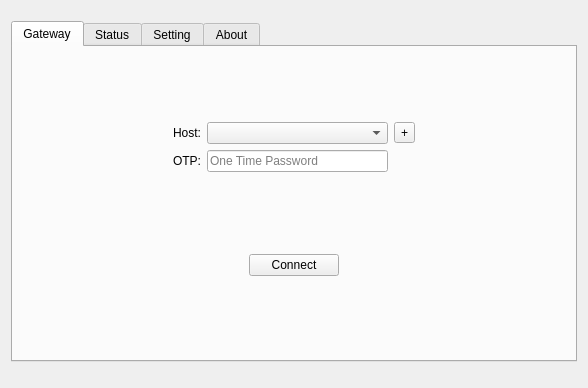
<?xml version="1.0" encoding="UTF-8"?>
<ui version="4.0">
 <class>AnyLink</class>
 <widget class="QWidget" name="AnyLink">
  <property name="geometry">
   <rect>
    <x>0</x>
    <y>0</y>
    <width>588</width>
    <height>388</height>
   </rect>
  </property>
  <property name="sizePolicy">
   <sizepolicy hsizetype="Preferred" vsizetype="Preferred">
    <horstretch>0</horstretch>
    <verstretch>0</verstretch>
   </sizepolicy>
  </property>
  <property name="windowTitle">
   <string/>
  </property>
  <layout class="QVBoxLayout" name="verticalLayout_5">
   <property name="topMargin">
    <number>6</number>
   </property>
   <property name="bottomMargin">
    <number>6</number>
   </property>
   <item>
    <spacer name="topSpacer">
     <property name="orientation">
      <enum>Qt::Vertical</enum>
     </property>
     <property name="sizeType">
      <enum>QSizePolicy::Fixed</enum>
     </property>
     <property name="sizeHint" stdset="0">
      <size>
       <width>20</width>
       <height>15</height>
      </size>
     </property>
    </spacer>
   </item>
   <item>
    <widget class="QTabWidget" name="tabWidget">
     <property name="tabShape">
      <enum>QTabWidget::Rounded</enum>
     </property>
     <property name="currentIndex">
      <number>0</number>
     </property>
     <property name="documentMode">
      <bool>false</bool>
     </property>
     <widget class="QWidget" name="tabGateway">
      <attribute name="title">
       <string>Gateway</string>
      </attribute>
      <layout class="QGridLayout" name="gridLayout">
       <item row="0" column="0" rowspan="2">
        <spacer name="verticalSpacer_3">
         <property name="orientation">
          <enum>Qt::Vertical</enum>
         </property>
         <property name="sizeHint" stdset="0">
          <size>
           <width>20</width>
           <height>40</height>
          </size>
         </property>
        </spacer>
       </item>
       <item row="0" column="1" colspan="2">
        <spacer name="horizontalSpacer_14">
         <property name="orientation">
          <enum>Qt::Horizontal</enum>
         </property>
         <property name="sizeHint" stdset="0">
          <size>
           <width>74</width>
           <height>20</height>
          </size>
         </property>
        </spacer>
       </item>
       <item row="0" column="3">
        <widget class="Loading" name="progressBar" native="true">
         <property name="minimumSize">
          <size>
           <width>90</width>
           <height>60</height>
          </size>
         </property>
        </widget>
       </item>
       <item row="0" column="4" colspan="2">
        <spacer name="horizontalSpacer_15">
         <property name="orientation">
          <enum>Qt::Horizontal</enum>
         </property>
         <property name="sizeHint" stdset="0">
          <size>
           <width>74</width>
           <height>20</height>
          </size>
         </property>
        </spacer>
       </item>
       <item row="0" column="6" rowspan="2">
        <spacer name="verticalSpacer_10">
         <property name="orientation">
          <enum>Qt::Vertical</enum>
         </property>
         <property name="sizeHint" stdset="0">
          <size>
           <width>20</width>
           <height>40</height>
          </size>
         </property>
        </spacer>
       </item>
       <item row="1" column="2" rowspan="2" colspan="3">
        <layout class="QHBoxLayout" name="horizontalLayout">
         <item>
          <layout class="QGridLayout" name="gridLayout_2">
           <item row="0" column="1">
            <widget class="QToolButton" name="buttonProfile">
             <property name="text">
              <string>+</string>
             </property>
            </widget>
           </item>
           <item row="1" column="1">
            <spacer name="verticalSpacer_2">
             <property name="orientation">
              <enum>Qt::Vertical</enum>
             </property>
             <property name="sizeHint" stdset="0">
              <size>
               <width>20</width>
               <height>18</height>
              </size>
             </property>
            </spacer>
           </item>
           <item row="0" column="0" rowspan="2">
            <layout class="QFormLayout" name="formLayout">
             <item row="0" column="0">
              <widget class="QLabel" name="label_2">
               <property name="text">
                <string>Host:</string>
               </property>
              </widget>
             </item>
             <item row="0" column="1">
              <widget class="QComboBox" name="comboBoxHost">
               <property name="minimumSize">
                <size>
                 <width>150</width>
                 <height>0</height>
                </size>
               </property>
               <property name="frame">
                <bool>true</bool>
               </property>
              </widget>
             </item>
             <item row="1" column="0">
              <widget class="QLabel" name="label">
               <property name="text">
                <string>OTP:</string>
               </property>
              </widget>
             </item>
             <item row="1" column="1">
              <widget class="QLineEdit" name="lineEditOTP">
               <property name="frame">
                <bool>true</bool>
               </property>
               <property name="echoMode">
                <enum>QLineEdit::Password</enum>
               </property>
               <property name="placeholderText">
                <string>One Time Password</string>
               </property>
              </widget>
             </item>
            </layout>
           </item>
          </layout>
         </item>
        </layout>
       </item>
       <item row="2" column="0" colspan="2">
        <spacer name="horizontalSpacer_3">
         <property name="orientation">
          <enum>Qt::Horizontal</enum>
         </property>
         <property name="sizeHint" stdset="0">
          <size>
           <width>74</width>
           <height>20</height>
          </size>
         </property>
        </spacer>
       </item>
       <item row="2" column="5" colspan="2">
        <spacer name="horizontalSpacer_5">
         <property name="orientation">
          <enum>Qt::Horizontal</enum>
         </property>
         <property name="sizeHint" stdset="0">
          <size>
           <width>74</width>
           <height>20</height>
          </size>
         </property>
        </spacer>
       </item>
       <item row="3" column="3">
        <spacer name="verticalSpacer">
         <property name="orientation">
          <enum>Qt::Vertical</enum>
         </property>
         <property name="sizeHint" stdset="0">
          <size>
           <width>20</width>
           <height>23</height>
          </size>
         </property>
        </spacer>
       </item>
       <item row="4" column="0" colspan="3">
        <spacer name="horizontalSpacer">
         <property name="orientation">
          <enum>Qt::Horizontal</enum>
         </property>
         <property name="sizeHint" stdset="0">
          <size>
           <width>157</width>
           <height>17</height>
          </size>
         </property>
        </spacer>
       </item>
       <item row="4" column="3">
        <widget class="QPushButton" name="buttonConnect">
         <property name="text">
          <string>Connect</string>
         </property>
        </widget>
       </item>
       <item row="4" column="4" colspan="3">
        <spacer name="horizontalSpacer_2">
         <property name="orientation">
          <enum>Qt::Horizontal</enum>
         </property>
         <property name="sizeHint" stdset="0">
          <size>
           <width>157</width>
           <height>17</height>
          </size>
         </property>
        </spacer>
       </item>
       <item row="5" column="3">
        <spacer name="verticalSpacer_4">
         <property name="orientation">
          <enum>Qt::Vertical</enum>
         </property>
         <property name="sizeHint" stdset="0">
          <size>
           <width>20</width>
           <height>39</height>
          </size>
         </property>
        </spacer>
       </item>
      </layout>
     </widget>
     <widget class="QWidget" name="tabStatus">
      <attribute name="title">
       <string>Status</string>
      </attribute>
      <layout class="QGridLayout" name="gridLayout_3">
       <item row="0" column="0" colspan="3">
        <layout class="QHBoxLayout" name="horizontalLayout_5">
         <item>
          <layout class="QVBoxLayout" name="verticalLayout_2">
           <item>
            <widget class="QLabel" name="label_3">
             <property name="text">
              <string>Channel Type:</string>
             </property>
            </widget>
           </item>
           <item>
            <widget class="QLabel" name="label_8">
             <property name="text">
              <string>TLS CipherSuite:</string>
             </property>
            </widget>
           </item>
           <item>
            <widget class="QLabel" name="label_9">
             <property name="text">
              <string>DTLS CipherSuite:</string>
             </property>
            </widget>
           </item>
           <item>
            <widget class="QLabel" name="label_17">
             <property name="text">
              <string>DTLS Port:</string>
             </property>
            </widget>
           </item>
           <item>
            <widget class="QLabel" name="label_4">
             <property name="text">
              <string>Server Address:</string>
             </property>
            </widget>
           </item>
           <item>
            <widget class="QLabel" name="label_6">
             <property name="text">
              <string>Local Address:</string>
             </property>
            </widget>
           </item>
           <item>
            <widget class="QLabel" name="label_5">
             <property name="text">
              <string>VPN Address:</string>
             </property>
            </widget>
           </item>
           <item>
            <widget class="QLabel" name="label_7">
             <property name="text">
              <string>MTU:</string>
             </property>
            </widget>
           </item>
           <item>
            <widget class="QLabel" name="label_10">
             <property name="text">
              <string>DNS:</string>
             </property>
            </widget>
           </item>
          </layout>
         </item>
         <item>
          <layout class="QVBoxLayout" name="verticalLayout_3">
           <item>
            <widget class="QLabel" name="labelChannelType">
             <property name="text">
              <string notr="true"/>
             </property>
             <property name="alignment">
              <set>Qt::AlignRight|Qt::AlignTrailing|Qt::AlignVCenter</set>
             </property>
             <property name="textInteractionFlags">
              <set>Qt::LinksAccessibleByMouse|Qt::TextSelectableByMouse</set>
             </property>
            </widget>
           </item>
           <item>
            <widget class="QLabel" name="labelTlsCipherSuite">
             <property name="text">
              <string notr="true"/>
             </property>
             <property name="alignment">
              <set>Qt::AlignRight|Qt::AlignTrailing|Qt::AlignVCenter</set>
             </property>
             <property name="textInteractionFlags">
              <set>Qt::LinksAccessibleByMouse|Qt::TextSelectableByMouse</set>
             </property>
            </widget>
           </item>
           <item>
            <widget class="QLabel" name="labelDtlsCipherSuite">
             <property name="text">
              <string notr="true"/>
             </property>
             <property name="alignment">
              <set>Qt::AlignRight|Qt::AlignTrailing|Qt::AlignVCenter</set>
             </property>
             <property name="textInteractionFlags">
              <set>Qt::LinksAccessibleByMouse|Qt::TextSelectableByMouse</set>
             </property>
            </widget>
           </item>
           <item>
            <widget class="QLabel" name="labelDTLSPort">
             <property name="text">
              <string notr="true"/>
             </property>
             <property name="alignment">
              <set>Qt::AlignRight|Qt::AlignTrailing|Qt::AlignVCenter</set>
             </property>
             <property name="textInteractionFlags">
              <set>Qt::LinksAccessibleByMouse|Qt::TextSelectableByMouse</set>
             </property>
            </widget>
           </item>
           <item>
            <widget class="QLabel" name="labelServerAddress">
             <property name="text">
              <string notr="true"/>
             </property>
             <property name="alignment">
              <set>Qt::AlignRight|Qt::AlignTrailing|Qt::AlignVCenter</set>
             </property>
             <property name="textInteractionFlags">
              <set>Qt::LinksAccessibleByMouse|Qt::TextSelectableByMouse</set>
             </property>
            </widget>
           </item>
           <item>
            <widget class="QLabel" name="labelLocalAddress">
             <property name="text">
              <string notr="true"/>
             </property>
             <property name="alignment">
              <set>Qt::AlignRight|Qt::AlignTrailing|Qt::AlignVCenter</set>
             </property>
             <property name="textInteractionFlags">
              <set>Qt::LinksAccessibleByMouse|Qt::TextSelectableByMouse</set>
             </property>
            </widget>
           </item>
           <item>
            <widget class="QLabel" name="labelVPNAddress">
             <property name="text">
              <string notr="true"/>
             </property>
             <property name="alignment">
              <set>Qt::AlignRight|Qt::AlignTrailing|Qt::AlignVCenter</set>
             </property>
             <property name="textInteractionFlags">
              <set>Qt::LinksAccessibleByMouse|Qt::TextSelectableByMouse</set>
             </property>
            </widget>
           </item>
           <item>
            <widget class="QLabel" name="labelMTU">
             <property name="text">
              <string notr="true"/>
             </property>
             <property name="alignment">
              <set>Qt::AlignRight|Qt::AlignTrailing|Qt::AlignVCenter</set>
             </property>
             <property name="textInteractionFlags">
              <set>Qt::LinksAccessibleByMouse|Qt::TextSelectableByMouse</set>
             </property>
            </widget>
           </item>
           <item>
            <widget class="QLabel" name="labelDNS">
             <property name="text">
              <string notr="true"/>
             </property>
             <property name="alignment">
              <set>Qt::AlignRight|Qt::AlignTrailing|Qt::AlignVCenter</set>
             </property>
             <property name="textInteractionFlags">
              <set>Qt::LinksAccessibleByMouse|Qt::TextSelectableByMouse</set>
             </property>
            </widget>
           </item>
          </layout>
         </item>
        </layout>
       </item>
       <item row="1" column="1">
        <spacer name="verticalSpacer_5">
         <property name="orientation">
          <enum>Qt::Vertical</enum>
         </property>
         <property name="sizeHint" stdset="0">
          <size>
           <width>20</width>
           <height>5</height>
          </size>
         </property>
        </spacer>
       </item>
       <item row="2" column="0">
        <spacer name="horizontalSpacer_6">
         <property name="orientation">
          <enum>Qt::Horizontal</enum>
         </property>
         <property name="sizeHint" stdset="0">
          <size>
           <width>139</width>
           <height>20</height>
          </size>
         </property>
        </spacer>
       </item>
       <item row="2" column="1">
        <widget class="QPushButton" name="buttonDetails">
         <property name="enabled">
          <bool>false</bool>
         </property>
         <property name="text">
          <string>Details</string>
         </property>
        </widget>
       </item>
       <item row="2" column="2">
        <spacer name="horizontalSpacer_7">
         <property name="orientation">
          <enum>Qt::Horizontal</enum>
         </property>
         <property name="sizeHint" stdset="0">
          <size>
           <width>138</width>
           <height>20</height>
          </size>
         </property>
        </spacer>
       </item>
      </layout>
     </widget>
     <widget class="QWidget" name="tabSetting">
      <attribute name="title">
       <string>Setting</string>
      </attribute>
      <layout class="QGridLayout" name="gridLayout_4">
       <item row="3" column="0">
        <spacer name="verticalSpacer_9">
         <property name="orientation">
          <enum>Qt::Vertical</enum>
         </property>
         <property name="sizeHint" stdset="0">
          <size>
           <width>20</width>
           <height>125</height>
          </size>
         </property>
        </spacer>
       </item>
       <item row="0" column="0">
        <layout class="QVBoxLayout" name="verticalLayout_4">
         <item>
          <widget class="QCheckBox" name="checkBoxAutoLogin">
           <property name="text">
            <string>Connect to the last used VPN when AnyLink is started</string>
           </property>
          </widget>
         </item>
         <item>
          <widget class="QCheckBox" name="checkBoxMinimize">
           <property name="text">
            <string>Minimize AnyLink on VPN connect</string>
           </property>
          </widget>
         </item>
         <item>
          <widget class="QCheckBox" name="checkBoxBlock">
           <property name="text">
            <string>Block connections to untrusted servers</string>
           </property>
          </widget>
         </item>
         <item>
          <widget class="QCheckBox" name="checkBoxDebug">
           <property name="text">
            <string>Enable Debug logging</string>
           </property>
          </widget>
         </item>
         <item>
          <widget class="QCheckBox" name="checkBoxCiscoCompat">
           <property name="text">
            <string>Cisco Protocol Compatibility</string>
           </property>
          </widget>
         </item>
         <item>
          <widget class="QCheckBox" name="checkBoxDtls">
           <property name="text">
            <string>Disable creation of DTLS channel</string>
           </property>
          </widget>
         </item>
         <item>
          <widget class="QCheckBox" name="checkBoxLang">
           <property name="text">
            <string>Use local language for the UI</string>
           </property>
          </widget>
         </item>
        </layout>
       </item>
       <item row="0" column="1">
        <spacer name="horizontalSpacer_8">
         <property name="orientation">
          <enum>Qt::Horizontal</enum>
         </property>
         <property name="sizeHint" stdset="0">
          <size>
           <width>254</width>
           <height>20</height>
          </size>
         </property>
        </spacer>
       </item>
      </layout>
     </widget>
     <widget class="QWidget" name="tabAbout">
      <attribute name="title">
       <string>About</string>
      </attribute>
      <layout class="QGridLayout" name="gridLayout_5">
       <item row="0" column="0">
        <spacer name="horizontalSpacer_12">
         <property name="orientation">
          <enum>Qt::Horizontal</enum>
         </property>
         <property name="sizeHint" stdset="0">
          <size>
           <width>64</width>
           <height>20</height>
          </size>
         </property>
        </spacer>
       </item>
       <item row="0" column="1">
        <layout class="QVBoxLayout" name="verticalLayout">
         <item>
          <layout class="QHBoxLayout" name="horizontalLayout_3">
           <item>
            <spacer name="horizontalSpacer_4">
             <property name="orientation">
              <enum>Qt::Horizontal</enum>
             </property>
             <property name="sizeHint" stdset="0">
              <size>
               <width>48</width>
               <height>20</height>
              </size>
             </property>
            </spacer>
           </item>
           <item>
            <widget class="QLabel" name="labelLogo">
             <property name="text">
              <string notr="true">&lt;html&gt;&lt;head/&gt;&lt;body&gt;&lt;h3 style=&quot; margin-top:14px; margin-bottom:12px; margin-left:0px; margin-right:0px; -qt-block-indent:0; text-indent:0px;&quot;&gt;&lt;span style=&quot; font-size:large; font-weight:700; color:#888a85;&quot;&gt;AnyLink Secure Client&lt;/span&gt;&lt;/h3&gt;&lt;/body&gt;&lt;/html&gt;</string>
             </property>
            </widget>
           </item>
           <item>
            <spacer name="horizontalSpacer_9">
             <property name="orientation">
              <enum>Qt::Horizontal</enum>
             </property>
             <property name="sizeHint" stdset="0">
              <size>
               <width>48</width>
               <height>20</height>
              </size>
             </property>
            </spacer>
           </item>
          </layout>
         </item>
         <item>
          <layout class="QHBoxLayout" name="horizontalLayout_2">
           <item>
            <spacer name="horizontalSpacer_10">
             <property name="orientation">
              <enum>Qt::Horizontal</enum>
             </property>
             <property name="sizeHint" stdset="0">
              <size>
               <width>40</width>
               <height>20</height>
              </size>
             </property>
            </spacer>
           </item>
           <item>
            <widget class="QLabel" name="label_16">
             <property name="text">
              <string notr="true">&amp;copy; 2023 &lt;a href=&quot;https://anylink.pro&quot;&gt;&lt;span style=&quot; text-decoration: underline; color:#0000ff;&quot;&gt;https://anylink.pro&lt;/span&gt;&lt;/a&gt;</string>
             </property>
             <property name="openExternalLinks">
              <bool>true</bool>
             </property>
            </widget>
           </item>
           <item>
            <spacer name="horizontalSpacer_11">
             <property name="orientation">
              <enum>Qt::Horizontal</enum>
             </property>
             <property name="sizeHint" stdset="0">
              <size>
               <width>40</width>
               <height>20</height>
              </size>
             </property>
            </spacer>
           </item>
          </layout>
         </item>
        </layout>
       </item>
       <item row="1" column="1">
        <layout class="QHBoxLayout" name="horizontalLayout_6">
         <item>
          <widget class="QPushButton" name="buttonViewLog">
           <property name="focusPolicy">
            <enum>Qt::NoFocus</enum>
           </property>
           <property name="text">
            <string>Connection logs</string>
           </property>
          </widget>
         </item>
         <item>
          <widget class="QPushButton" name="buttonSecurityTips">
           <property name="focusPolicy">
            <enum>Qt::NoFocus</enum>
           </property>
           <property name="text">
            <string>Security tips</string>
           </property>
          </widget>
         </item>
        </layout>
       </item>
       <item row="4" column="1" rowspan="2">
        <layout class="QHBoxLayout" name="horizontalLayout_7">
         <item>
          <widget class="QLabel" name="labelHelp">
           <property name="text">
            <string>&lt;a href=&quot;https://anylink.pro&quot;&gt;&lt;span style=&quot; text-decoration: underline; color:#0000ff;&quot;&gt;Getting Help&lt;/span&gt;&lt;/a&gt;</string>
           </property>
           <property name="textFormat">
            <enum>Qt::AutoText</enum>
           </property>
           <property name="openExternalLinks">
            <bool>true</bool>
           </property>
          </widget>
         </item>
         <item>
          <widget class="QLabel" name="label_14">
           <property name="sizePolicy">
            <sizepolicy hsizetype="Fixed" vsizetype="Fixed">
             <horstretch>0</horstretch>
             <verstretch>0</verstretch>
            </sizepolicy>
           </property>
           <property name="maximumSize">
            <size>
             <width>128</width>
             <height>128</height>
            </size>
           </property>
           <property name="text">
            <string/>
           </property>
           <property name="pixmap">
            <pixmap resource="../icons.qrc">:/assets/donate.JPG</pixmap>
           </property>
           <property name="scaledContents">
            <bool>true</bool>
           </property>
           <property name="alignment">
            <set>Qt::AlignCenter</set>
           </property>
          </widget>
         </item>
         <item>
          <widget class="QLabel" name="labelUpdate">
           <property name="text">
            <string>&lt;a href=&quot;https://anylink.pro&quot;&gt;&lt;span style=&quot; text-decoration: underline; color:#0000ff;&quot;&gt;Check Updates&lt;/span&gt;&lt;/a&gt;</string>
           </property>
           <property name="openExternalLinks">
            <bool>true</bool>
           </property>
          </widget>
         </item>
        </layout>
       </item>
       <item row="0" column="2">
        <spacer name="horizontalSpacer_13">
         <property name="orientation">
          <enum>Qt::Horizontal</enum>
         </property>
         <property name="sizeHint" stdset="0">
          <size>
           <width>65</width>
           <height>20</height>
          </size>
         </property>
        </spacer>
       </item>
       <item row="2" column="0" colspan="3">
        <widget class="Line" name="line">
         <property name="orientation">
          <enum>Qt::Horizontal</enum>
         </property>
        </widget>
       </item>
      </layout>
     </widget>
    </widget>
   </item>
   <item>
    <widget class="QLabel" name="statusBar">
     <property name="textInteractionFlags">
      <set>Qt::LinksAccessibleByMouse|Qt::TextSelectableByMouse</set>
     </property>
    </widget>
   </item>
  </layout>
 </widget>
 <customwidgets>
  <customwidget>
   <class>Loading</class>
   <extends>QWidget</extends>
   <header location="global">src/loading.h</header>
   <container>1</container>
  </customwidget>
 </customwidgets>
 <resources>
  <include location="../icons.qrc"/>
 </resources>
 <connections/>
</ui>
